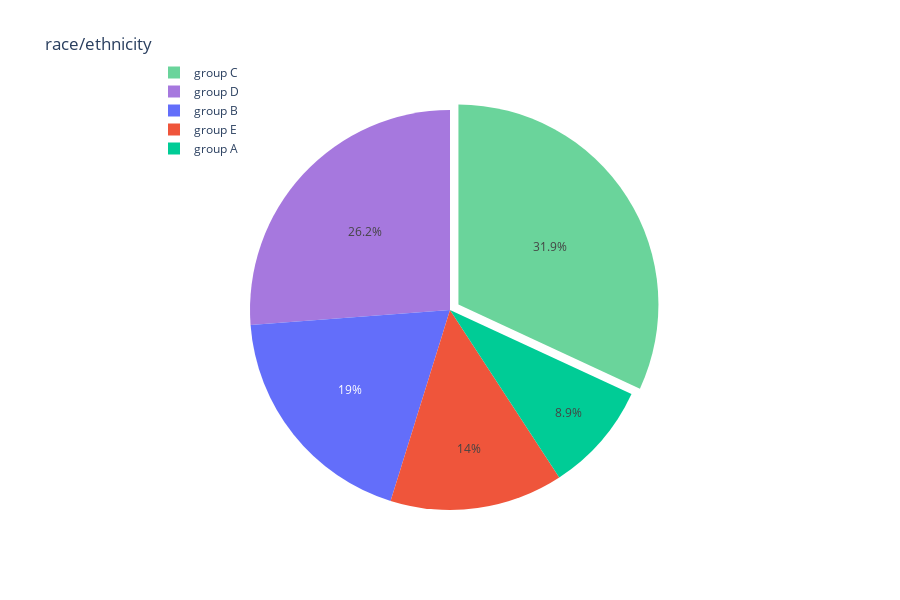

The notebook cell saved with this chart:
### Code cell
col = 'race/ethnicity'

grouped = df[col].value_counts().reset_index()
grouped = grouped.rename(columns={col: 'count', 'index': col})

# Plot
trace = go.Pie(labels=grouped[col], values=grouped['count'], 
               pull=[0.05, 0], marker=dict(colors=["#6ad49b", "#a678de"]))

layout = go.Layout(title=" race/ethnicity", height=600, legend=dict(x=0.1, y=1.1))

fig = go.Figure(data=[trace], layout= layout)
iplot(fig)

### Figure 1 — Plotly figure (JSON) as saved in the notebook; plotly's stock layout.template omitted (floating-point values rounded to 4 significant figures)
{"data": [{"labels": ["group C", "group D", "group B", "group E", "group A"], "marker": {"colors": ["#6ad49b", "#a678de"]}, "pull": [0.05, 0], "type": "pie", "values": [319, 262, 190, 140, 89]}], "layout": {"height": 600, "legend": {"x": 0.1, "y": 1.1}, "title": {"text": " race/ethnicity"}}}
